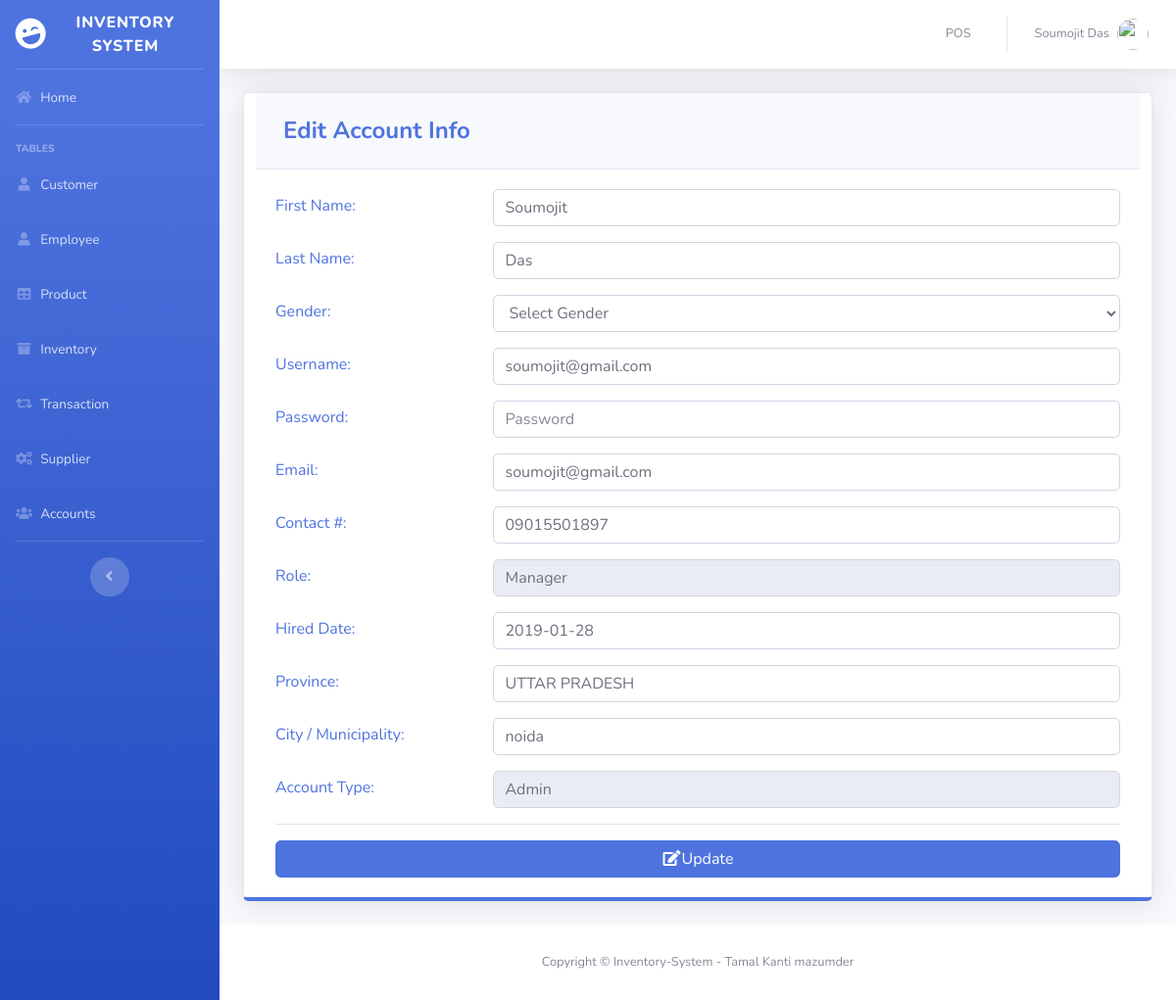
Page /pages/settings.php (signed in) on the earlier database version.
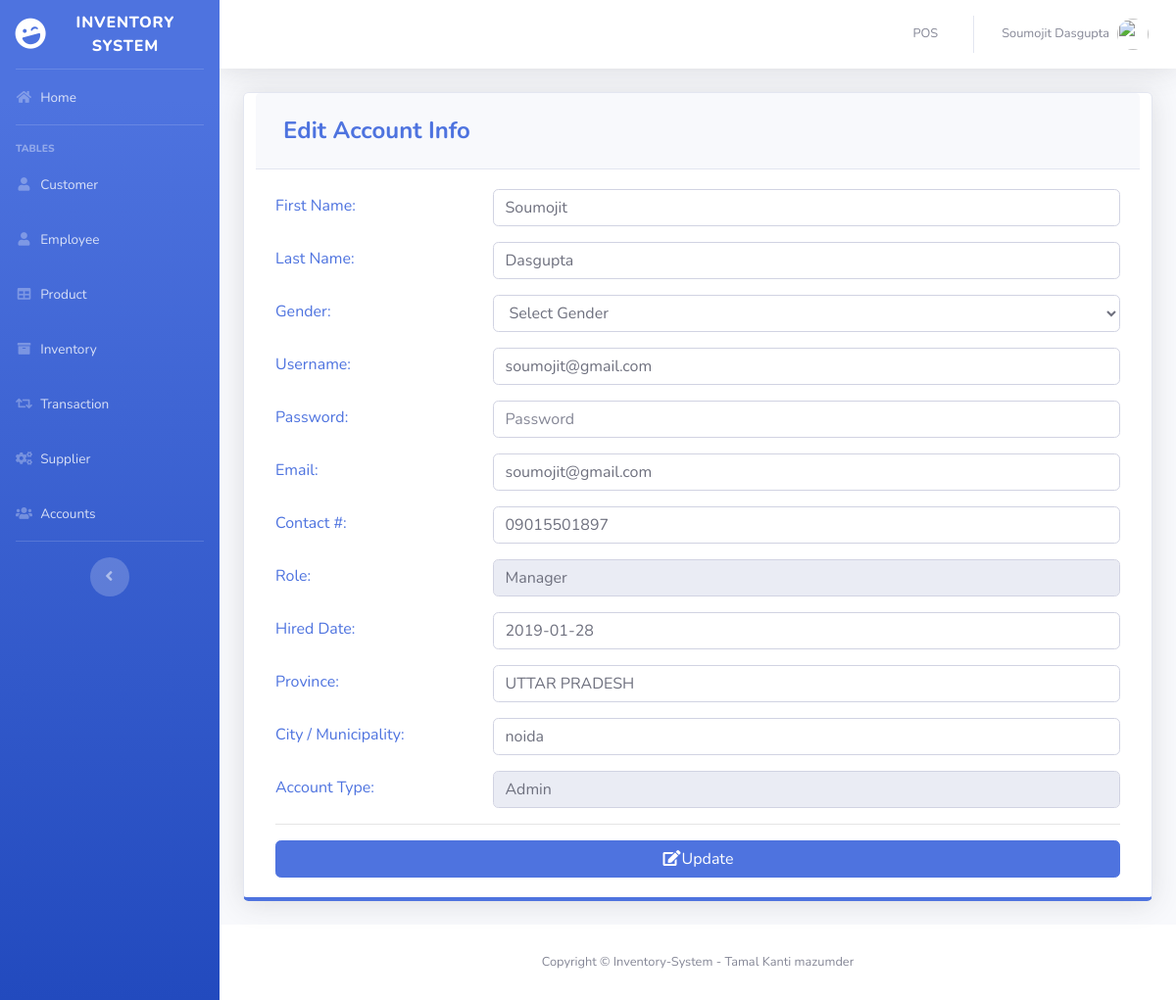
Same page on the later database version.
### tables this page shows
CREATE TABLE `users` (
  `ID` int(11) NOT NULL,
  `EMPLOYEE_ID` int(11) DEFAULT NULL,
  `USERNAME` varchar(50) DEFAULT NULL,
  `PASSWORD` varchar(50) DEFAULT NULL,
  `TYPE_ID` int(11) DEFAULT NULL
);

CREATE TABLE `employee` (
  `EMPLOYEE_ID` int(11) NOT NULL,
  `FIRST_NAME` varchar(50) DEFAULT NULL,
  `LAST_NAME` varchar(50) DEFAULT NULL,
  `GENDER` varchar(50) DEFAULT NULL,
  `EMAIL` varchar(100) DEFAULT NULL,
  `PHONE_NUMBER` varchar(11) DEFAULT NULL,
  `JOB_ID` int(11) DEFAULT NULL,
  `HIRED_DATE` varchar(50) NOT NULL,
  `LOCATION_ID` int(11) DEFAULT NULL
);

CREATE TABLE `job` (
  `JOB_ID` int(11) NOT NULL,
  `JOB_TITLE` varchar(50) DEFAULT NULL
);

CREATE TABLE `location` (
  `LOCATION_ID` int(11) NOT NULL,
  `PROVINCE` varchar(100) DEFAULT NULL,
  `CITY` varchar(100) DEFAULT NULL
);

CREATE TABLE `type` (
  `TYPE_ID` int(11) NOT NULL,
  `TYPE` varchar(50) DEFAULT NULL
);

### pages/settings.php (the view, shortened to what this page needs)
<?php
include'../includes/connection.php';
include'../includes/sidebar.php';
?>
<?php
        $query = "SELECT ID, e.FIRST_NAME, e.LAST_NAME, e.GENDER, USERNAME, PASSWORD, e.EMAIL, PHONE_NUMBER, j.JOB_TITLE, e.HIRED_DATE, t.TYPE, l.PROVINCE, l.CITY
                      FROM users u
                      join employee e on u.EMPLOYEE_ID = e.EMPLOYEE_ID
                      join job j on e.JOB_ID=j.JOB_ID
                      join location l on e.LOCATION_ID=l.LOCATION_ID
                      join type t on u.TYPE_ID=t.TYPE_ID
                      WHERE ID =".$_SESSION['MEMBER_ID'];
        $result = mysqli_query($db, $query) or die(mysqli_error($db));
          while($row = mysqli_fetch_array($result))
          {
                $a= $row['FIRST_NAME'];
                $b=$row['LAST_NAME'];
                $d=$row['USERNAME'];
                $f=$row['EMAIL'];
                $g=$row['PHONE_NUMBER'];
                $h=$row['JOB_TITLE'];
                $i=$row['HIRED_DATE'];
                $j=$row['PROVINCE'];
                $k=$row['CITY'];
                $l=$row['TYPE'];
          }
      ?>
        <div class="card shadow mb-4 col-xs-12 col-md-12 border-bottom-primary">
            <div class="card-header py-3">
              <h4 class="m-2 font-weight-bold text-primary">Edit Account Info</h4>
            </div>
            <div class="card-body">
            <form role="form" method="post" action="settings_edit.php">
              <div class="form-group row text-left text-primary">
                <div class="col-sm-3" style="padding-top: 5px;">
                 First Name:
                </div>
                <div class="col-sm-9">
                  <input class="form-control" placeholder="First Name" name="firstname" value="<?php echo $a; ?>" required>
                </div>
              </div>
              <div class="form-group row text-left text-primary">
                <div class="col-sm-3" style="padding-top: 5px;">
                 Last Name:
                </div>
                <div class="col-sm-9">
                  <input class="form-control" placeholder="Last Name" name="lastname" value="<?php echo $b; ?>" required>
                </div>
              </div>
              <div class="form-group row text-left text-primary">
                <div class="col-sm-3" style="padding-top: 5px;">
                 Gender:
                </div>
                <div class="col-sm-9">
                  <select class='form-control' name='gender' required>
                    <option value="" disabled selected hidden>Select Gender</option>
                  </select>
                </div>
              </div>
              <div class="form-group row text-left text-primary">
                <div class="col-sm-3" style="padding-top: 5px;">
                 Username:
                </div>
                <div class="col-sm-9">
                  <input class="form-control" placeholder="Username" name="username" value="<?php echo $d; ?>" required>
                </div>
              </div>
              <div class="form-group row text-left text-primary">
                <div class="col-sm-3" style="padding-top: 5px;">
                 Password:
                </div>
                <div class="col-sm-9">
                  <input type="password" class="form-control" placeholder="Password" name="password" value="" required>
                </div>
              </div>
              <div class="form-group row text-left text-primary">
                <div class="col-sm-3" style="padding-top: 5px;">
                 Email:
                </div>
                <div class="col-sm-9">
                  <input class="form-control" placeholder="Email" name="email" value="<?php echo $f; ?>" required>
                </div>
              </div>
              <div class="form-group row text-left text-primary">
                <div class="col-sm-3" style="padding-top: 5px;">
                 Contact #:
                </div>
                <div class="col-sm-9">
                   <input class="form-control" placeholder="Contact #" name="phone" value="<?php echo $g; ?>" required>
                </div>
              </div>
              <div class="form-group row text-left text-primary">
                <div class="col-sm-3" style="padding-top: 5px;">
                 Role:
                </div>
                <div class="col-sm-9">
                  <input class="form-control" placeholder="Role" name="role" value="<?php echo $h; ?>" readonly>
                </div>
              </div>
              <div class="form-group row text-left text-primary">
                <div class="col-sm-3" style="padding-top: 5px;">
                 Hired Date:
                </div>
                <div class="col-sm-9">
                  <input class="form-control" placeholder="Hired Date" name="hireddate" value="<?php echo $i; ?>" required>
                </div>
              </div>
              <div class="form-group row text-left text-primary">
                <div class="col-sm-3" style="padding-top: 5px;">
                 Province:
                </div>
                <div class="col-sm-9">
                  <input class="form-control" placeholder="Province" name="province" value="<?php echo $j; ?>" required>
                </div>
              </div>
              <div class="form-group row text-left text-primary">
                <div class="col-sm-3" style="padding-top: 5px;">
                 City / Municipality:
                </div>
                <div class="col-sm-9">
                  <input class="form-control" placeholder="City / Municipality" name="city" value="<?php echo $k; ?>" required>
                </div>
              </div>
              <div class="form-group row text-left text-primary">
                <div class="col-sm-3" style="padding-top: 5px;">
                  Account Type:
                </div>
                <div class="col-sm-9">
                  <input class="form-control" placeholder="Account Type" name="type" value="<?php echo $l; ?>" readonly>
                </div>
              </div>
              <hr>
                <button type="submit" class="btn btn-primary btn-block"><i class="fa fa-edit fa-fw"></i>Update</button>
              </form>
            </div>
          </div>
<?php
include'../includes/footer.php';
?>

### includes/sidebar.php (shortened to what this page needs)
<!DOCTYPE html>
<html lang="en">
<head>
  <link href="../vendor/fontawesome-free/css/all.min.css" rel="stylesheet" type="text/css">
  <link href="../css/sb-admin-2.min.css" rel="stylesheet">
  <link href="../vendor/datatables/dataTables.bootstrap4.min.css" rel="stylesheet">
</head>
<body id="page-top">
  <div id="wrapper">
    <ul class="navbar-nav bg-gradient-primary sidebar sidebar-dark accordion" id="accordionSidebar">
      <a class="sidebar-brand d-flex align-items-center justify-content-center" href="index.php">
        <div class="sidebar-brand-icon rotate-n-15">
          <i class="fas fa-laugh-wink"></i>
        </div>
        <div class="sidebar-brand-text mx-3">Inventory System</div>
      </a>
      <hr class="sidebar-divider my-0">
      <li class="nav-item">
        <a class="nav-link" href="index.php">
          <i class="fas fa-fw fa-home"></i>
          <span>Home</span></a>
      </li>
      <hr class="sidebar-divider">
      <div class="sidebar-heading">
        Tables
      </div>
      <li class="nav-item">
        <a class="nav-link" href="customer.php">
          <i class="fas fa-fw fa-user"></i>
          <span>Customer</span></a>
      </li>
      <li class="nav-item">
        <a class="nav-link" href="employee.php">
          <i class="fas fa-fw fa-user"></i>
          <span>Employee</span></a>
      </li>
      <li class="nav-item">
        <a class="nav-link" href="product.php">
          <i class="fas fa-fw fa-table"></i>
          <span>Product</span></a>
      </li>
      <li class="nav-item">
        <a class="nav-link" href="inventory.php">
          <i class="fas fa-fw fa-archive"></i>
          <span>Inventory</span></a>
      </li>
      <li class="nav-item">
        <a class="nav-link" href="transaction.php">
          <i class="fas fa-fw fa-retweet"></i>
          <span>Transaction</span></a>
      </li>
      <li class="nav-item">
        <a class="nav-link" href="supplier.php">
          <i class="fas fa-fw fa-cogs"></i>
          <span>Supplier</span></a>
      </li>
      <li class="nav-item">
        <a class="nav-link" href="user.php">
          <i class="fas fa-fw fa-users"></i>
          <span>Accounts</span></a>
      </li>
      <hr class="sidebar-divider d-none d-md-block">
      <div class="text-center d-none d-md-inline">
        <button class="rounded-circle border-0" id="sidebarToggle"></button>
      </div>
    </ul>
    <?php include_once 'topbar.php'; ?>

### includes/topbar.php (shortened to what this page needs)
<div id="content-wrapper" class="d-flex flex-column">
  <div id="content">
    <nav class="navbar navbar-expand navbar-light bg-white topbar mb-4 static-top shadow">
      <ul class="navbar-nav ml-auto">
        <li class="nav-item dropdown no-arrow">
          <a class="nav-link" href="pos.php" role="button">
            <span class="mr-2 d-none d-lg-inline text-gray-600 small">POS</span>
          </a>
        </li>
        <li class="nav-item dropdown no-arrow">
          <a class="nav-link dropdown-toggle" href="#" id="userDropdown" role="button" data-toggle="dropdown" aria-haspopup="true" aria-expanded="false">
            <span class="mr-2 d-none d-lg-inline text-gray-600 small"><?php echo  $_SESSION['FIRST_NAME']. ' '.$_SESSION['LAST_NAME'] ;?></span>
            <img class="img-profile rounded-circle"
            <?php
              if($_SESSION['GENDER']=='Male')
  {
                echo 'src="https://encrypted-tbn0.gstatic.com/images?q=tbn:ANd9GcTS0rikanm-OEchWDtCAWQ_s1hQq1nOlQUeJr242AdtgqcdEgm0Dg"';
              }
  else
  {
                echo 'src="https://encrypted-tbn0.gstatic.com/images?q=tbn:ANd9GcSNngF0RFPjyGl4ybo78-XYxxeap88Nvsyj1_txm6L4eheH8ZBu"';
              }
            ?>>
          </a>
        </li>
      </ul>
    </nav>
    <div class="container-fluid">

### includes/footer.php (shortened to what this page needs)
        </div>
      </div>
      <footer class="sticky-footer bg-white">
        <div class="container my-auto">
          <div class="copyright text-center my-auto">
              <span>Copyright © Inventory-System - Tamal Kanti mazumder</span>
          </div>
        </div>
      </footer>
    </div>
  </div>
</body>
</html>

Differences in the rows shown:
changed through a linked row, users "soumojit@gmail.com": lastname "Das" → "Dasgupta"
Other differences:
$_SESSION['LAST_NAME']: "Das" → "Dasgupta"
